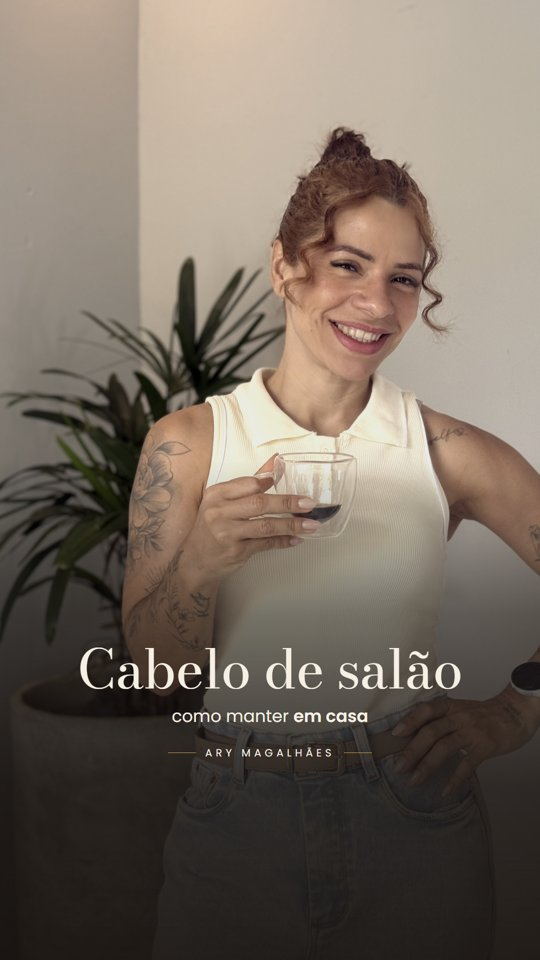
#> input picture clientes/ary-magalhaes/calendarios/_img-calendario-reels/capa-cabelo-de-salao-em-casa.jpg, 540 x 960 px
$ python compor-capa.py ../../../../clientes/ary-magalhaes/calendarios/_img-calendario-reels/capa-cabelo-de-salao-em-casa.jpg ../../../../clientes/ary-magalhaes/calendarios/_img-calendario-reels/capa-estetica-ou-saude.jpg 1.0 ../../../../clientes/ary-magalhaes/calendarios/_img-calendario-reels/capa-estetica-ou-saude.jpg
#> lines starting #> are read from the running program, lines starting #| are printed output that depends on the picture
"""Monta a foto da capa do carrossel (1080x1350) com o FUNDO ORIGINAL da foto da Talyta estendido pra abrir espaço pro texto.
A foto entra menor, presa embaixo à direita (ou à esquerda), e o resto da tela continua o próprio fundo dela:
 · nas laterais, a borda da foto é esticada só na horizontal (mesa e parede continuam no mesmo nível, sem borrar a linha da mesa);
 · em cima, a borda de cima é esticada e desfocada.
As emendas têm transição suave. Funciona bem em foto de fundo liso (parede lisa, mesa).
uso: python compor-capa.py <foto> <saida.jpg> [escala=0.76] [lado=direita|esquerda]
"""
import sys, cv2, numpy as np
foto, saida = sys.argv[1], sys.argv[2]
esc = float(sys.argv[3]) if len(sys.argv) > 3 else 0.76
lado = sys.argv[4] if len(sys.argv) > 4 else "direita"
W, H = 1080, 1350
img = cv2.imdecode(np.fromfile(foto, np.uint8), cv2.IMREAD_COLOR)
#> img is the input picture: shape (960, 540, 3); mean B, G, R 97.2, 108.4, 119.8
h, w = img.shape[:2]
#> h = 960; w = 540
s = H * esc / h
#> s = 1.41
fw, fh = int(round(w * s)), int(round(h * s))
#> fw = 759; fh = 1350
p = cv2.resize(img, (fw, fh), interpolation=cv2.INTER_AREA).astype(np.float32)
x0 = W - fw if lado == "direita" else 0
#> x0 = 0
y0 = H - fh
#> y0 = 0
left, right = x0, W - fw - x0
#> left = 0; right = 321
F = 60  # largura da emenda

def rampa(n, sobe):  # 0→1 suave em n pixels
    t = np.linspace(0, 1, n, dtype=np.float32); t = t * t * (3 - 2 * t)
    return t if sobe else t[::-1]

# 1) laterais: estica a borda na horizontal; desfoca forte em x e quase nada em y
lin = cv2.copyMakeBorder(p, 0, 0, left, right, cv2.BORDER_REPLICATE)
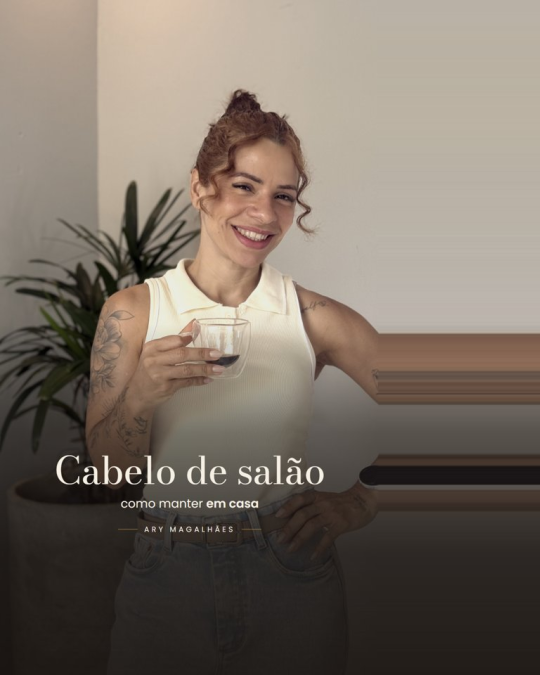
#> lin: shape (1350, 1080, 3) float32 (shown at 1/2 size); mean B, G, R 100.4, 110.4, 121.1
lat = cv2.GaussianBlur(lin, (0, 0), sigmaX=40, sigmaY=1.2)
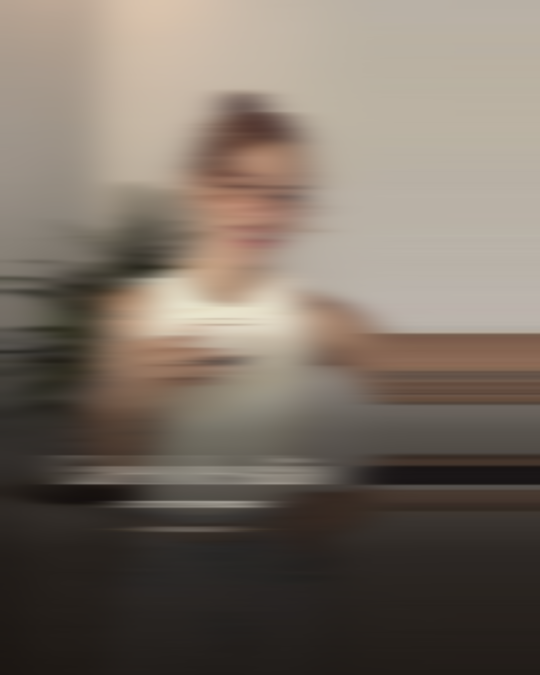
#> lat: shape (1350, 1080, 3) float32 (shown at 1/2 size); mean B, G, R 100.3, 110.5, 121.1
mx = np.zeros(W, np.float32); mx[x0:x0 + fw] = 1
if left: mx[x0:x0 + F] = rampa(F, True)
if right: mx[x0 + fw - F:x0 + fw] = rampa(F, False)
lin = lin * mx[None, :, None] + lat * (1 - mx[None, :, None])
# 2) topo: estica a borda de cima e desfoca
full = cv2.copyMakeBorder(lin, y0, 0, 0, 0, cv2.BORDER_REPLICATE)
topo = cv2.GaussianBlur(full, (0, 0), 45)
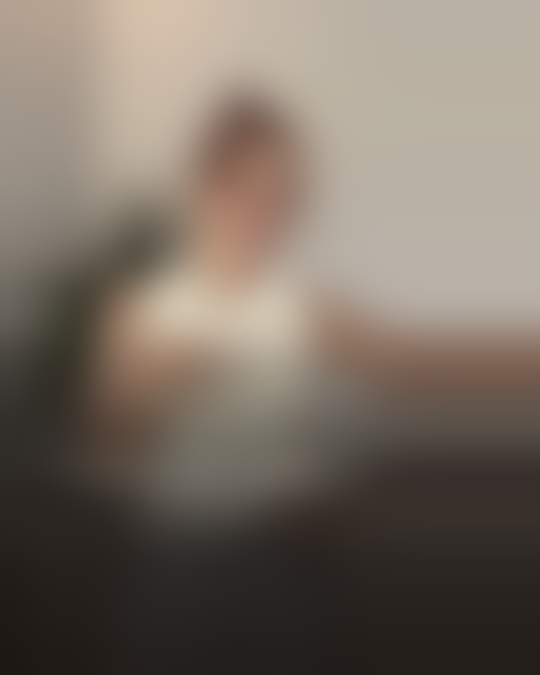
#> topo: shape (1350, 1080, 3) float32 (shown at 1/2 size); mean B, G, R 100.3, 110.5, 121.2
my = np.zeros(H, np.float32); my[y0:] = 1
if y0: my[y0:y0 + F] = rampa(F, True)
out = full * my[:, None, None] + topo * (1 - my[:, None, None])
# ruído leve pra não formar faixas no degradê
out += np.random.default_rng(3).normal(0, 1.6, out.shape).astype(np.float32)
cv2.imwrite(saida, np.clip(out, 0, 255).astype(np.uint8), [cv2.IMWRITE_JPEG_QUALITY, 95])
print("ok", saida, "foto em", x0, y0, fw, fh)
#| ok ../../../../clientes/ary-magalhaes/calendarios/_img-calendario-reels/capa-estetica-ou-saude.jpg foto em 0 0 759 1350

$ run again, on clientes/ary-magalhaes/calendarios/_img-calendario-reels/capa-mechas-antes-ou-depois.jpg
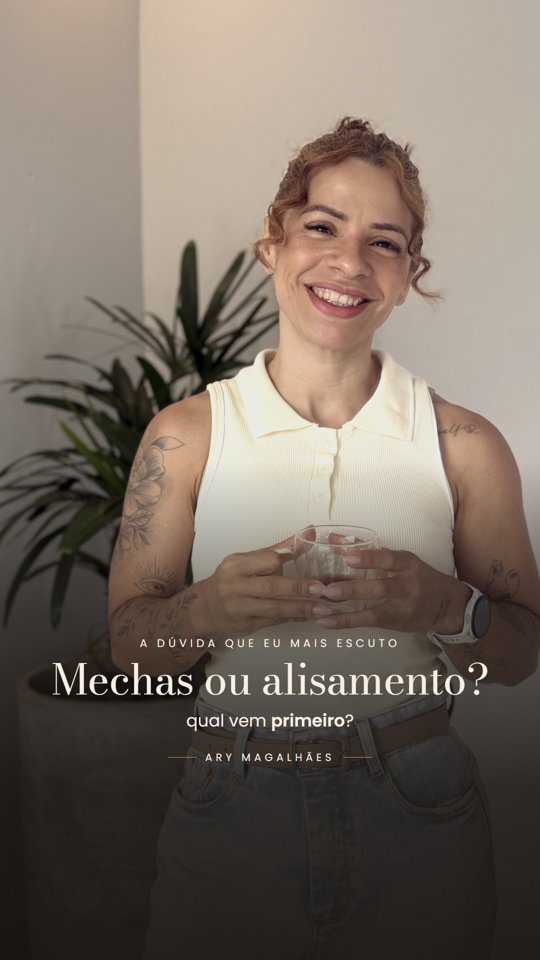
#> input picture clientes/ary-magalhaes/calendarios/_img-calendario-reels/capa-mechas-antes-ou-depois.jpg, 540 x 960 px
#> img is the input picture: shape (960, 540, 3); mean B, G, R 99.1, 109.5, 121.1
#> `lin = cv2.copyMakeBorder(p, 0, 0, left, right, cv2.BORDER_REPLICATE)`:
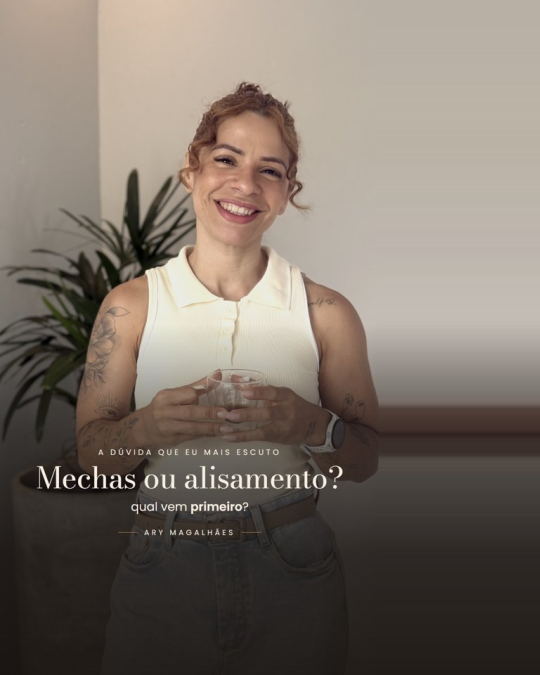
#> lin: shape (1350, 1080, 3) float32 (shown at 1/2 size); mean B, G, R 103.9, 113.2, 123.4
#> `topo = cv2.GaussianBlur(full, (0, 0), 45)`:
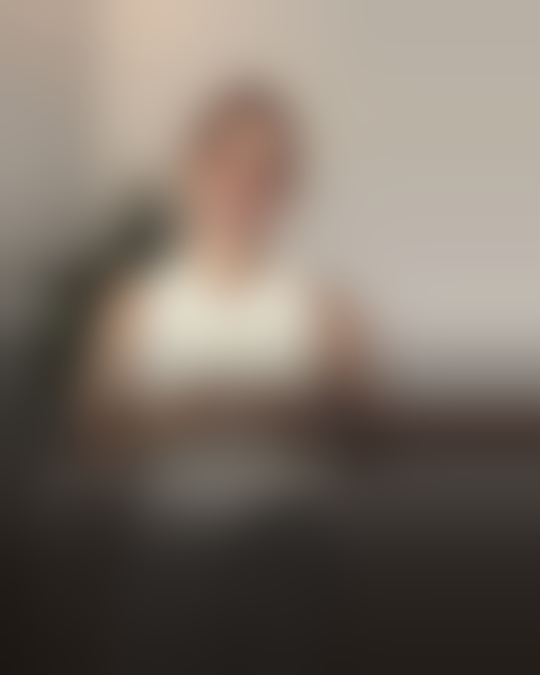
#> topo: shape (1350, 1080, 3) float32 (shown at 1/2 size); mean B, G, R 103.9, 113.4, 123.4
#| ok ../../../../clientes/ary-magalhaes/calendarios/_img-calendario-reels/capa-mechas-antes-ou-depois.jpg foto em 0 0 759 1350

$ run again, on clientes/ary-magalhaes/calendarios/_img-calendario-reels/capa-muito-prazer.jpg
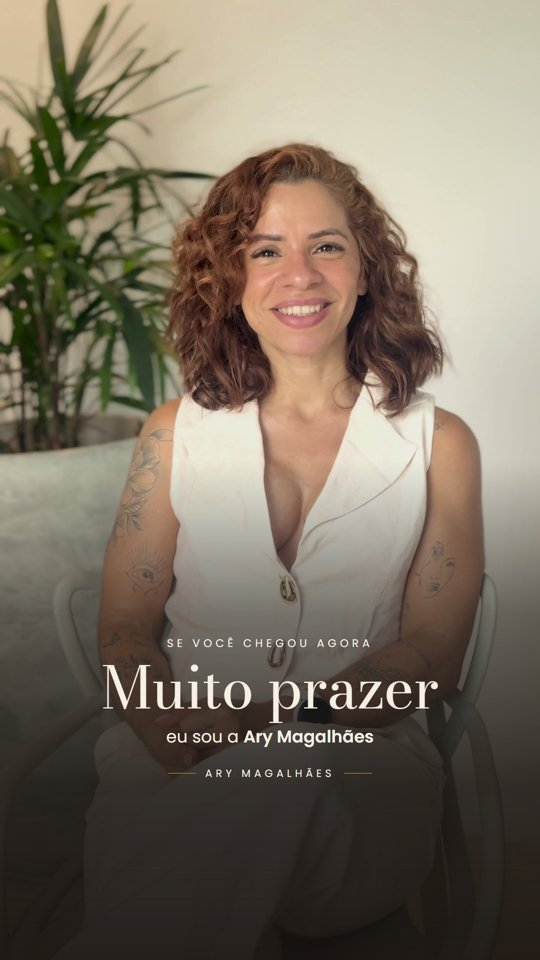
#> input picture clientes/ary-magalhaes/calendarios/_img-calendario-reels/capa-muito-prazer.jpg, 540 x 960 px
#> img is the input picture: shape (960, 540, 3); mean B, G, R 98, 113.3, 123.6
#> `lin = cv2.copyMakeBorder(p, 0, 0, left, right, cv2.BORDER_REPLICATE)`:
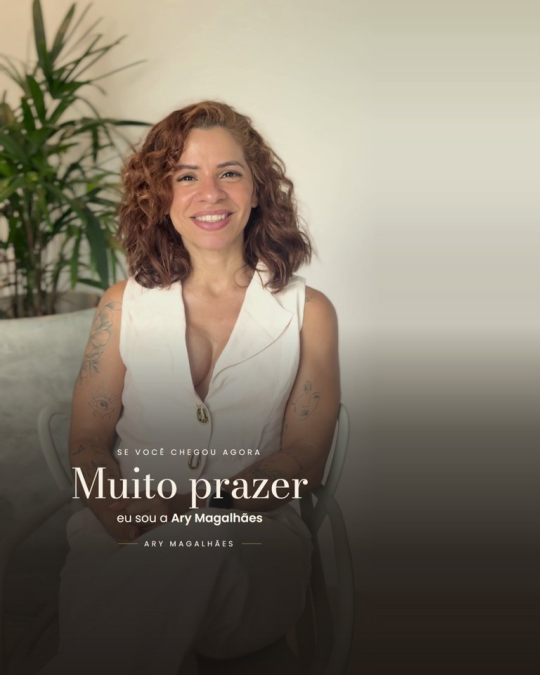
#> lin: shape (1350, 1080, 3) float32 (shown at 1/2 size); mean B, G, R 106.8, 121, 129.2
#> `topo = cv2.GaussianBlur(full, (0, 0), 45)`:
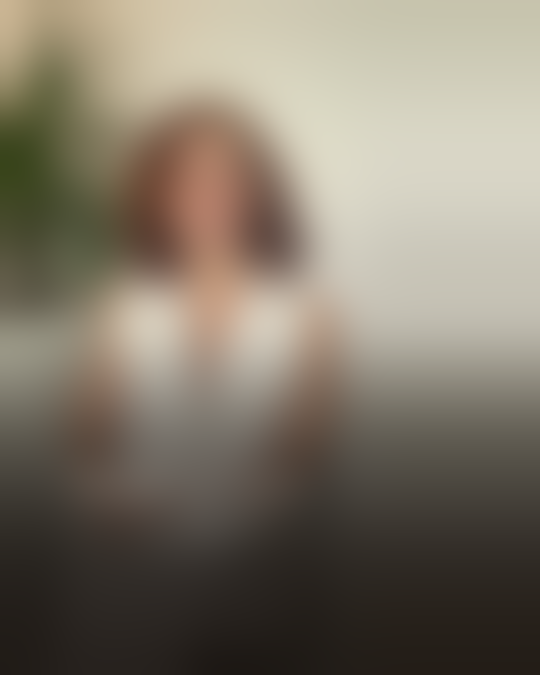
#> topo: shape (1350, 1080, 3) float32 (shown at 1/2 size); mean B, G, R 106.8, 121.1, 129.2
#| ok ../../../../clientes/ary-magalhaes/calendarios/_img-calendario-reels/capa-muito-prazer.jpg foto em 0 0 759 1350

$ run again, on clientes/ary-magalhaes/calendarios/_img-calendario-reels/capa-selagem-3-coisas.jpg
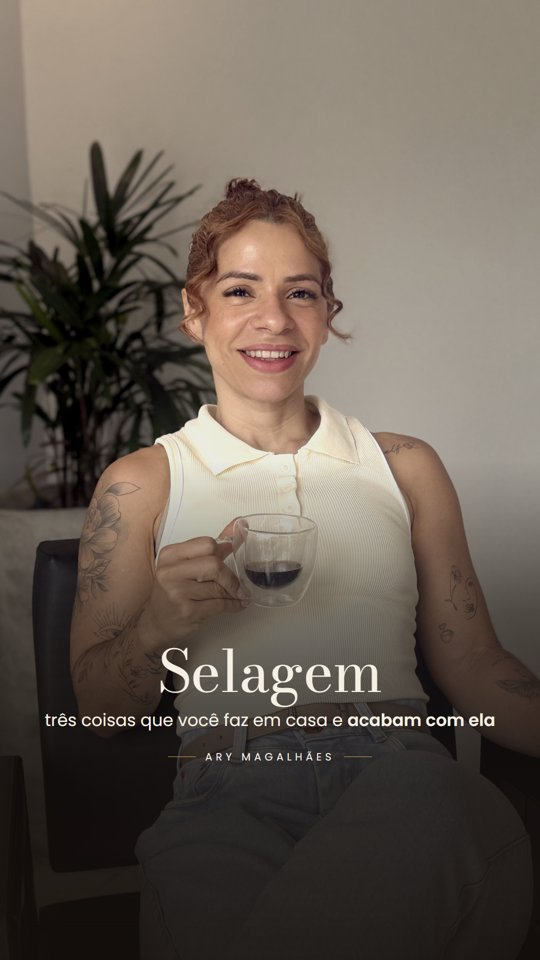
#> input picture clientes/ary-magalhaes/calendarios/_img-calendario-reels/capa-selagem-3-coisas.jpg, 540 x 960 px
#> img is the input picture: shape (960, 540, 3); mean B, G, R 84.5, 94.2, 104.3
#> `lin = cv2.copyMakeBorder(p, 0, 0, left, right, cv2.BORDER_REPLICATE)`:
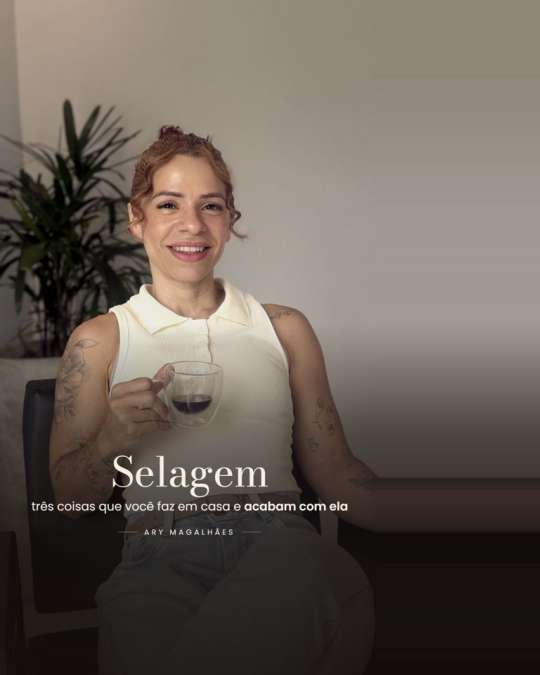
#> lin: shape (1350, 1080, 3) float32 (shown at 1/2 size); mean B, G, R 86.4, 95.4, 104
#> `topo = cv2.GaussianBlur(full, (0, 0), 45)`:
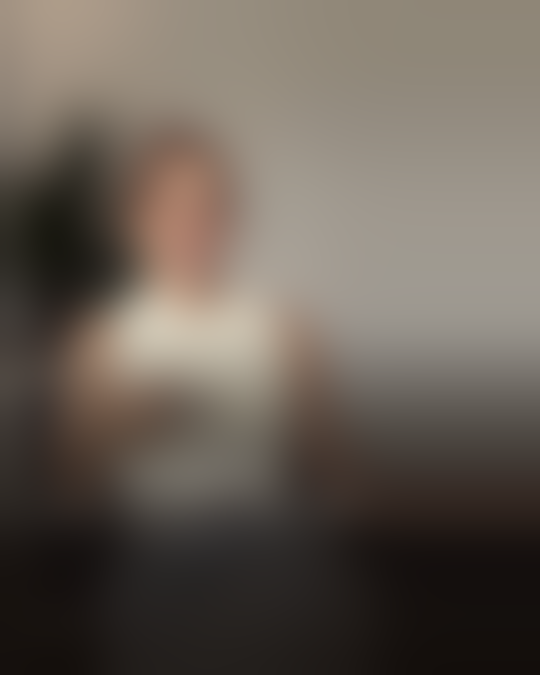
#> topo: shape (1350, 1080, 3) float32 (shown at 1/2 size); mean B, G, R 86.4, 95.2, 104.1
#| ok ../../../../clientes/ary-magalhaes/calendarios/_img-calendario-reels/capa-selagem-3-coisas.jpg foto em 0 0 759 1350
